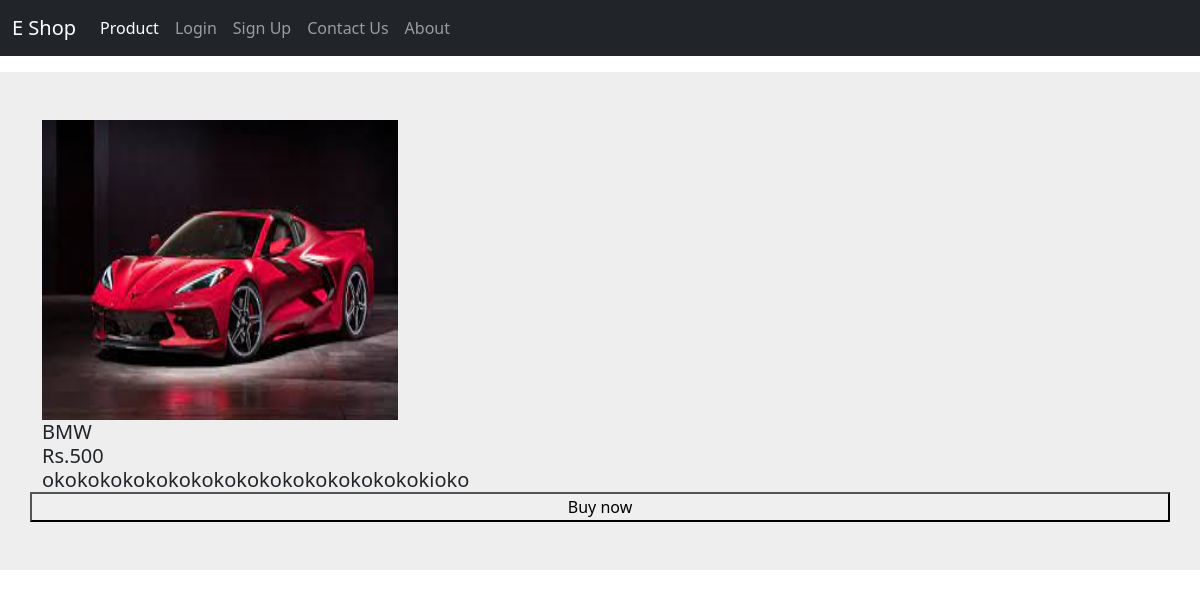
The page /product-get/1 on the database its author committed.
### app1/models.py (models this page shows, shortened)
class Product(models.Model):
    productcategory=models.ForeignKey(Category,on_delete=models.CASCADE)
    productname=models.CharField(max_length=200)
    productimage=models.ImageField(upload_to='product')
    productprice=models.IntegerField()
    productdescription=models.TextField()
    productquantity=models.IntegerField()

### app1/views.py (the view)
# urls.py: path('product-get/<int:id>',product_get,name='productget'),
def product_get(request,id):
    data=Product.objects.get(id=id)
    return render(request,'singleproduct.html',{'abc':data})

### app1/templates/singleproduct.html
{% extends 'base.html' %}
{% block content %}
               <div class="col py-3">
                <section style="background-color: #eee;">
                    <div class="container py-5">
                        <div class="row">
                                <div class="col-md-2 col-lg-4 mb-4 mb-lg-0">
                                        <img src="{{abc.productimage.url}}"
                                            class="card-img-top" height="300px" alt="Laptop" />
                                        <div class="card-body" style="align-self: center;">
                                            <h5 class="mb-0" style="align-self:center;">{{abc.productname}}</h5>
                                            <h5 class="mb-0" style="align-self:center;">Rs.{{abc.productprice}}</h5>
                                            <h5 class="mb-0" style="align-self:center;">{{abc.productdescription}}</h5>
                                        </div>
                                </div>
                               <button>Buy now</button>
                        </div>
                    </div>
                </section>
            </div>
                {% endblock %}

### rows shown on the page
Product: productimage (picture), productname "BMW", productprice "500", productdescription "okokokokokokokokokokokokokokokokokioko"
